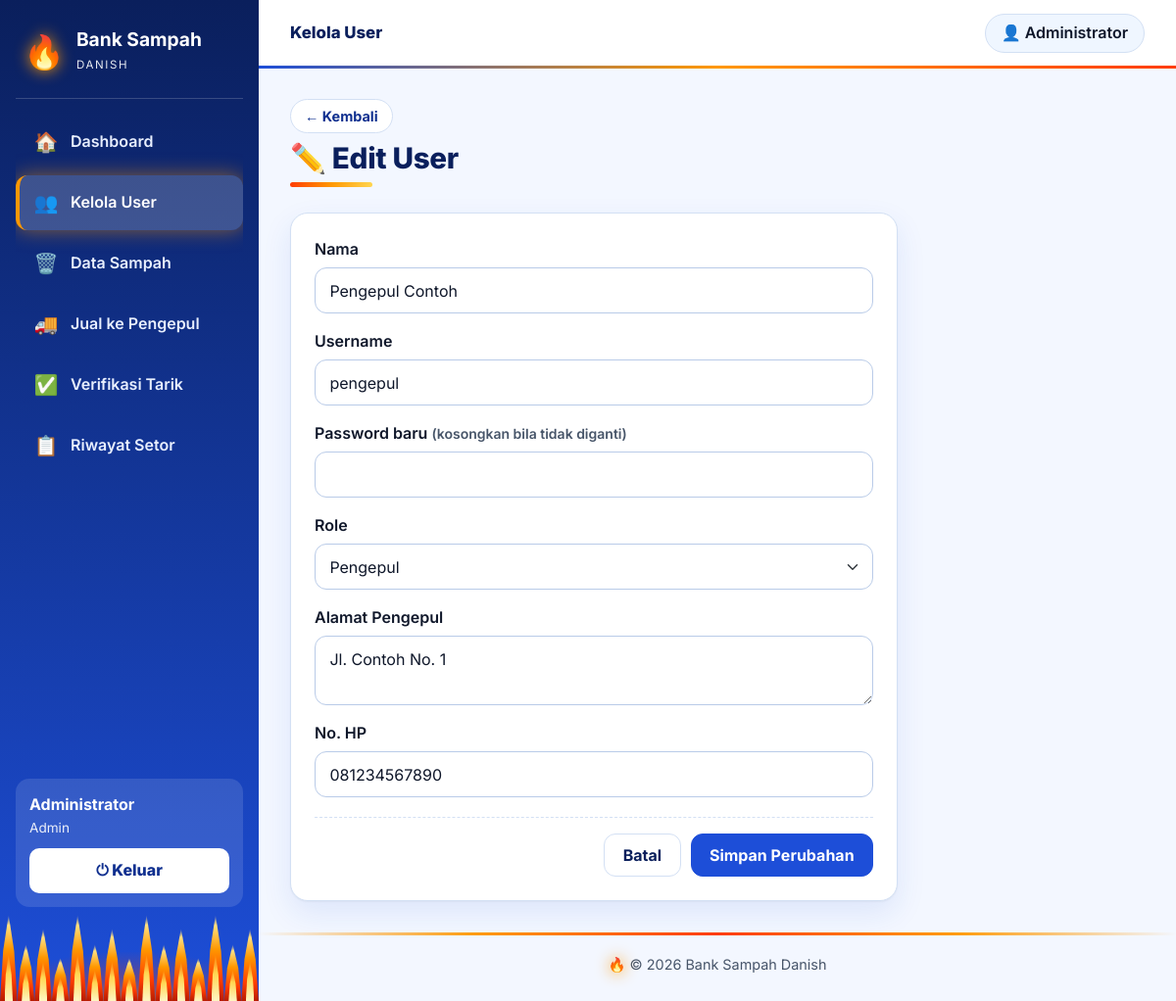
The app's page /user/edit.php?id=4 (signed in) with its own data.
### tables this page shows
CREATE TABLE `user` (
  `id_user` int(11) NOT NULL,
  `nama` varchar(100) NOT NULL,
  `username` varchar(50) NOT NULL,
  `password` varchar(255) NOT NULL,
  `role` enum('admin','guru','siswa','pengepul') NOT NULL
);

CREATE TABLE `pengepul` (
  `id_pengepul` int(11) NOT NULL,
  `nama_pengepul` varchar(100) NOT NULL,
  `alamat` text DEFAULT NULL,
  `no_hp` varchar(20) DEFAULT NULL,
  `id_user` int(11) DEFAULT NULL
);

### user/edit.php (the view, shortened to what this page needs)
<?php
require_once '../config/auth.php';
$roles = ['admin', 'guru', 'siswa', 'pengepul'];
$id = (int)($_GET['id'] ?? $_POST['id'] ?? 0);
$u = row(q($koneksi, "SELECT * FROM user WHERE id_user=?", 'i', $id));
$p = row(q($koneksi, "SELECT * FROM pengepul WHERE id_user=?", 'i', $id)) ?: ['alamat' => '', 'no_hp' => ''];
include '../config/header.php'; ?>
<div class="card p-4" style="max-width:620px">
  <form method="post">
    <label class="form-label">Nama</label><input name="nama" class="form-control mb-3" value="<?= h($u['nama']) ?>" required>
    <label class="form-label">Username</label><input name="username" class="form-control mb-3" value="<?= h($u['username']) ?>" required>
    <label class="form-label">Password baru <small class="text-secondary">(kosongkan bila tidak diganti)</small></label><input type="password" name="password" class="form-control mb-3">
    <label class="form-label">Role</label>
    <select name="role" id="role" class="form-select mb-3">
      <?php foreach ($roles as $r): ?><option value="<?= $r ?>" <?= $u['role'] === $r ? 'selected' : '' ?>><?= ucfirst($r) ?></option><?php endforeach; ?>
    </select>
    <div id="boxPengepul" style="display:none">
      <label class="form-label">Alamat Pengepul</label><textarea name="alamat" class="form-control mb-3"><?= h($p['alamat']) ?></textarea>
      <label class="form-label">No. HP</label><input name="no_hp" class="form-control mb-3" value="<?= h($p['no_hp']) ?>">
    </div>
    <div class="form-actions"><a href="index.php" class="btn btn-secondary">Batal</a><button class="btn btn-primary">Simpan Perubahan</button></div>
  </form>
</div>
<?php include '../config/footer.php';

### assets/tema-api.css (style rules this page uses)
:root { --blue-900:#0a1f5c; --blue-800:#0f2f8f; --blue-700:#1d4ed8; --blue-600:#2563eb; --blue-100:#dbeafe; --blue-50:#eff6ff; --ink:#0f172a; --muted:#475569; --line:#d3e0f4; --bg:#f3f7ff; --fire1:#ff3d00; --fire2:#ff9800; --fire3:#ffd54f; --side:264px; }
html { font-size:16px }
body { font-family:'Inter','Segoe UI',Arial,Helvetica,sans-serif;font-size:1rem;line-height:1.6;color:var(--ink);background:var(--bg);-webkit-font-smoothing:antialiased;text-rendering:optimizeLegibility }
.text-secondary,.text-muted { color:var(--muted)!important }
a { color:var(--blue-700) }
label,.form-label { font-weight:600;color:var(--ink);margin-bottom:.35rem }
.flame-bar i { position:relative;flex:1;height:100%;transform-origin:50% 100%; background:linear-gradient(to top,#b71c00,var(--fire1) 25%,var(--fire2) 60%,#ffe082 88%,rgba(255,224,130,0)); clip-path:polygon(50% 0,82% 42%,100% 100%,0 100%,18% 42%);animation:flicker .9s ease-in-out infinite alternate }
.flame-bar i::after { content:'';position:absolute;left:26%;right:26%;bottom:0;height:55%;background:linear-gradient(to top,#fff6c2,#ffd54f 60%,rgba(255,213,79,0));clip-path:polygon(50% 0,85% 45%,100% 100%,0 100%,15% 45%) }
.flame-bar i:nth-child(4n+1) { height:100% }
.flame-bar i:nth-child(4n+2) { height:66% }
.flame-bar i:nth-child(4n+3) { height:84% }
.flame-bar i:nth-child(4n) { height:50% }
.flame-bar i:nth-child(3n) { animation-delay:.15s;animation-duration:.72s }
.flame-bar i:nth-child(5n) { animation-delay:.3s;animation-duration:1.1s }
.flame-bar i:nth-child(7n) { animation-delay:.45s }
.card { background:#fff;border:1px solid var(--line);border-radius:18px;box-shadow:0 1px 2px #0000000a,0 12px 30px #1d4ed81a }
.btn { font-weight:700;border-radius:12px;padding:.55rem 1.15rem;transition:box-shadow .2s,transform .15s }
.btn-primary { --bs-btn-bg:var(--blue-700);--bs-btn-border-color:var(--blue-700);--bs-btn-hover-bg:var(--blue-800);--bs-btn-hover-border-color:var(--blue-800);--bs-btn-active-bg:var(--blue-900);--bs-btn-active-border-color:var(--blue-900) }
.btn-secondary,.btn-light { --bs-btn-bg:#fff;--bs-btn-border-color:var(--line);--bs-btn-color:var(--blue-900);--bs-btn-hover-bg:var(--blue-50);--bs-btn-hover-border-color:var(--blue-600);--bs-btn-hover-color:var(--blue-900) }
.form-actions { display:flex;justify-content:flex-end;gap:10px;margin-top:20px;padding-top:16px;border-top:1px dashed var(--line);flex-wrap:wrap }
.form-control,.form-select,.input-group-text { border-radius:12px;border:1.5px solid #b9cbe8;color:var(--ink);font-size:1rem;padding:.65rem .9rem }
.form-control::placeholder { color:#64748b }

### records on screen
user: nama "Pengepul Contoh", username "pengepul", role "Pengepul"
pengepul: alamat "Jl. Contoh No. 1", no_hp "081234567890"

### other values on screen
$m[1] "🏠"
$m[2] "Dashboard"
$m[1] "👥"
$m[2] "Kelola User"
$m[1] "🗑️"
$m[2] "Data Sampah"
$m[1] "🚚"
$m[2] "Jual ke Pengepul"
$m[1] "✅"
$m[2] "Verifikasi Tarik"
$m[1] "📋"
$m[2] "Riwayat Setor"
$_SESSION['nama'] "Administrator"
$role "Admin"
$judulBar "Kelola User"
